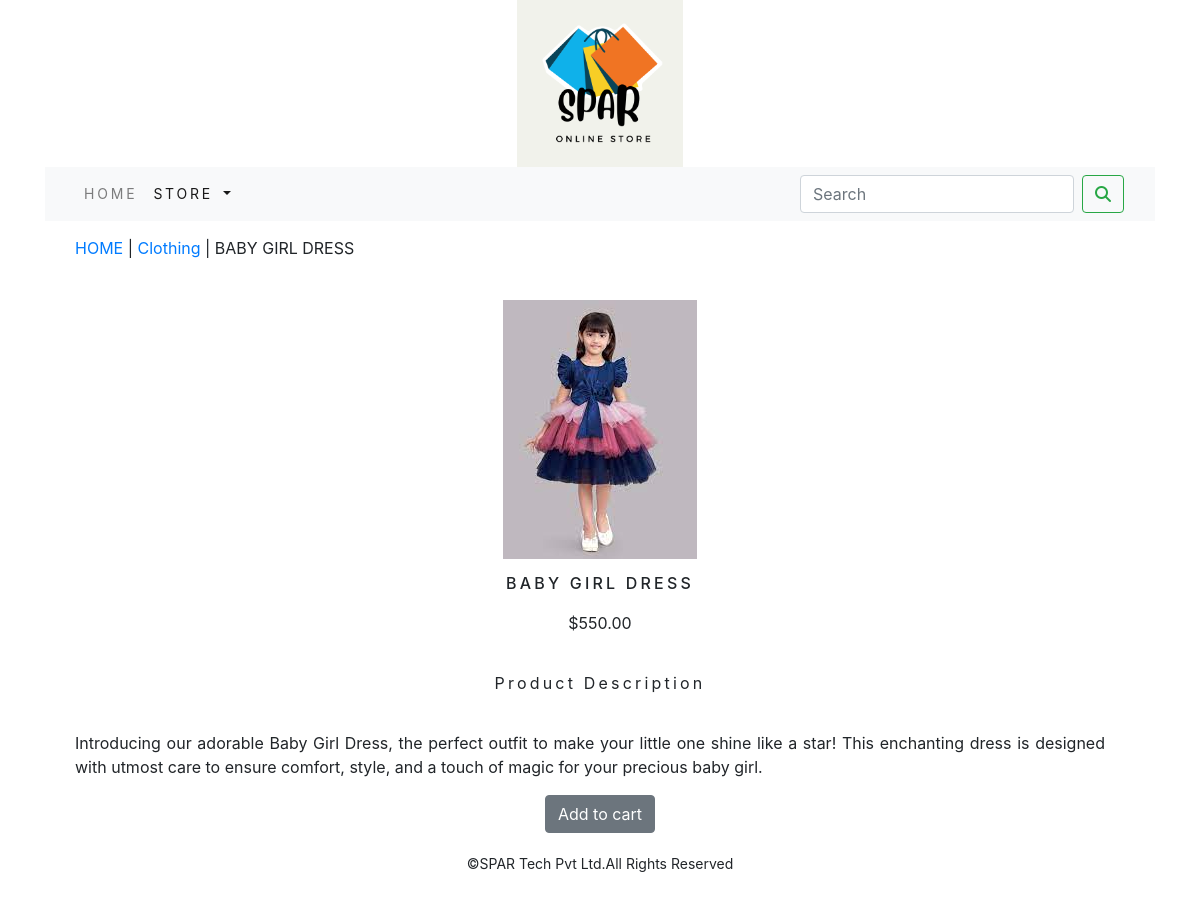
Page /shop/clothing/baby-girl-dress on the committed database.
### shop/models.py (models this page shows, shortened)
class Product(models.Model):
        name = models.CharField(max_length=250, unique=True)
        slug = models.SlugField(max_length=250, unique=True)
        description = models.TextField(blank=True)
        price=models.DecimalField(max_digits=10,decimal_places=2)
        category=models.ForeignKey(Category,on_delete=models.CASCADE)
        image = models.ImageField(upload_to='products', blank=True)
        stock=models.IntegerField()
        available=models.BooleanField(default=True)
        created=models.DateTimeField(auto_now_add=True)
        updated=models.DateTimeField(auto_now=True)
        class Meta:
            ordering = ('name',)
            verbose_name = 'product'
            verbose_name_plural = 'products'

class Category(models.Model):
    name=models.CharField(max_length=250,unique=True)
    slug=models.SlugField(max_length=250,unique=True)
    description=models.TextField(blank=True)
    image=models.ImageField(upload_to='category',blank=True)
    class Meta:
        ordering=('name',)
        verbose_name='category'
        verbose_name_plural='categories'
    def get_url(self):
        return reverse('shop:products_by_category',args=[self.slug,])
    def __str__(self):
        return '{}'.format(self.name)

### shop/views.py (the view)
# urls.py: path('<slug:c_slug>/<slug:product_slug>', views.proDetail, name='proCatdetail')
def proDetail(request,c_slug,product_slug):
    try:
        product=Product.objects.get(category__slug=c_slug,slug=product_slug)
    except Exception as e:
        raise e
    return render(request,'product.html',{'product':product})

### cart/context_processors.py (called while the page is built)
def counter(request):
    item_count=0
    if 'admin' in request.path:
        return {}
    else:
        try:
            cart=Cart.objects.filter(_cart_id=_cart_id(request))
            cart_items=CartItem.objects.all().filter(cart=cart[:1])
            for cart_item in cart_items:
                item_count += cart_item.quantity
        except Cart.DoesNotExist:
            item_count =0
    return dict(item_count=item_count)

### cart/views.py (called while the page is built)
def _cart_id(request):
    cart = request.session.session_key
    if not cart:
        cart = request.session.create()
    return cart

### shop/context_processors.py (called while the page is built)
def menu_links(request):
    links=Category.objects.all()
    return dict(links=links)

### templates/product.html (shortened to what this page needs)
{% extends 'base.html' %}
{% load static %}
{% block content %}
<div class="container my_prod_row_class">
    <div class="row mx-auto">
        <div class="col-md-12">
            <p><a href="{% url 'shop:allProdCat' %}">HOME</a> | <a href="{{ product.category.get_url }}">{{ product.category }}</a> | {{ product.name }}</p>
            </div>
<div class="container">
<br>
<div class="row">
    <div class="col-md-12 col-sm-12 col-md-12 col-lg-12 text-center">
        <div style="min-width:18rem">
             <img src="{{ product.image.url }}" alt="{{ product.name }}">
        </div>
    </div>
<div>
    <div class="col-md-12 col-sm-12 col-md-12 col-lg-12 text-center">
               <h1 class="my_prod_title">{{ product.name }}</h1>
                <p>${{ product.price }}</p>
                <p class="my_title">Product Description</p>
                <p class="text-justify my_prod_text">{{ product.description }}</p>
                {% if product.stock <= 0 %}
                    <p class="text-center text-justify my_prod_text"><b>Out of stock</b></p>
                {% else %}
                    <a  class="btn btn-secondary" href="{% url 'cart:add_cart' product.id %}">Add to cart</a>
                {% endif %}
            </div>
        </div>
    </div>
{% endblock %}

### static/css/custom.css (style rules this page uses)
body { font-family: 'Roboto', sans-serif; }
.my_title { font-size:16px; text_transform:uppercase; letter-spacing:.2em; padding:20px; }
.my_prod_row_class { padding-top:15px; padding-bottom:20px; }
.my_prod_title { font-size:16px; text_transform:uppercase; letter-spacing:.2em; padding-top:15px; padding-bottom:10px; }
.my_prod_text { padding-right:20px; }

### rows in the picture
Product: category "Clothing", name "BABY GIRL DRESS", image (picture), price "550.00", description "Introducing our adorable Baby Girl Dress, the perfect outfit to make your little one shine like a star! This enchanting dress is designed with utmost care to ensure comfort, style, and a touch of magic for your precious baby girl."
